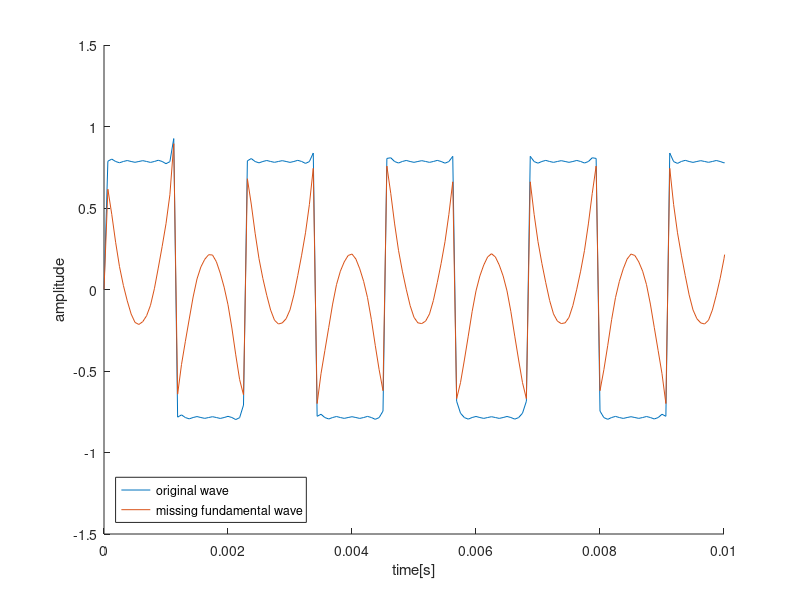
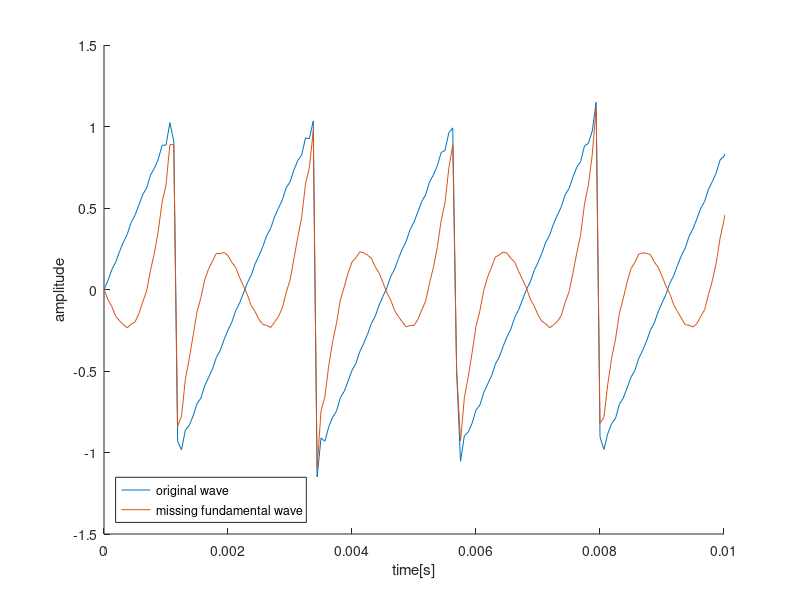

MATLAB code for these plots, in order:
clear;
Fs = 16000;
f = 440;
t = (0 : Fs-1) /Fs;
y_kukei = 0;
y_nokogiri = 0;
for k=1:50
    y_kukei = y_kukei + (1/(2*k-1)) * sin(2*pi*f*(2*k-1)*t);
end
mfm_kukei = y_kukei - sin(2*pi*f*t);

for k=1:50
    y_nokogiri = y_nokogiri + (-1)^(k-1) * 1/3 * 2/k * sin(2*pi*f*k*t);
end
mfm_nokogiri = y_nokogiri - 1/3*2*sin(2*pi*f*t);
y = sin(2*pi*f*t);

fig0 = figure;
hold on;
plot(t,y_kukei);
plot(t,mfm_kukei);
hold off;
legend({'original wave','missing fundamental wave'},'Location','southwest');
axis([0 0.01 -1.5 1.5]);
xlabel('time[s]');
ylabel('amplitude');

fig1 = figure;
hold on;
plot(t,y_nokogiri);
plot(t,mfm_nokogiri);
hold off;
legend({'original wave','missing fundamental wave'},'Location','southwest');
axis([0 0.01 -1.5 1.5]);
xlabel('time[s]');
ylabel('amplitude');

sound(y_kukei,Fs);
pause(2);
sound(mfm_kukei,Fs);
pause(2);
sound(y_nokogiri,Fs);
pause(2);
sound(mfm_nokogiri,Fs);
pause(2);

exportgraphics(fig0,'../Figures/04_30_kukei.pdf','ContentType','vector');
exportgraphics(fig1,'../Figures/04_31_nokogiri.pdf','ContentType','vector');